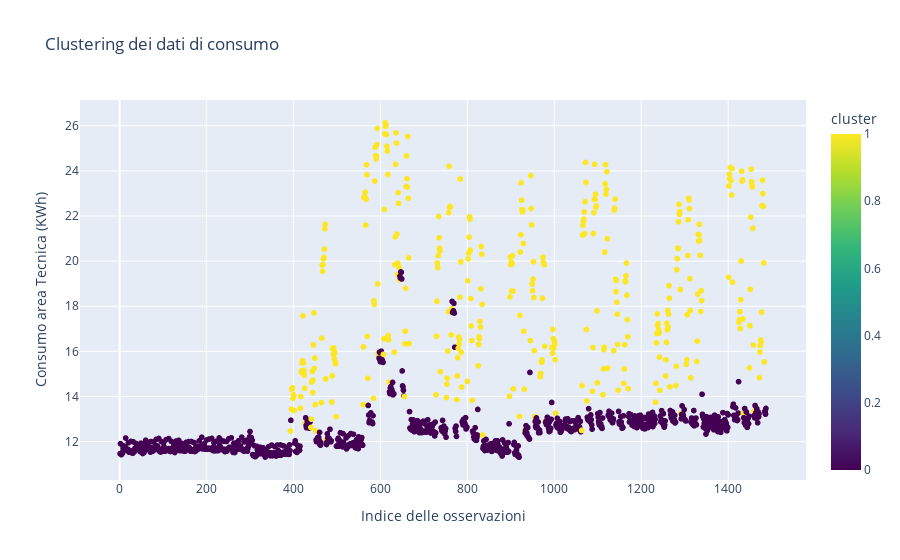

Here is the notebook cell this chart was saved with:
### Code cell
# Seleziona le colonne relevanti per il clustering
X = df[['m_Consumo_area_Tecnica_KWh', 'm_Consumo_GEN_ILL_Area_Serviz_Energy_KWh',
        'm_Consumo_GEN_Luci_Area_Energy_KWh', 'm_Consumo_GEN_Prese_Loc_Servizio_Energy_KWh']]

# Normalizza i dati
scaler = StandardScaler()
X_scaled = scaler.fit_transform(X)

# Applica l'algoritmo K-Means
kmeans = KMeans(n_clusters=2, random_state=42)
df['cluster'] = kmeans.fit_predict(X_scaled)

# Visualizza i risultati con Plotly
fig = px.scatter(df, x=df.index, y='m_Consumo_area_Tecnica_KWh', color='cluster',
                 labels={'m_Consumo_area_Tecnica_KWh': 'Consumo area Tecnica (KWh)', 'index': 'Indice delle osservazioni'},
                 title='Clustering dei dati di consumo', color_continuous_scale='Viridis')

fig.show()

### Figure 1 — Plotly figure (JSON) as saved in the notebook; plotly's stock layout.template omitted (floating-point values rounded to 4 significant figures; data arrays with more than 128 entries replaced by an {"elided": "..."} marker saying what was removed)
{"data": [{"hovertemplate": "Indice delle osservazioni=%{x}<br>Consumo area Tecnica (KWh)=%{y}<br>cluster=%{marker.color}<extra></extra>", "legendgroup": "", "marker": {"color": {"elided": "1487 int values"}, "coloraxis": "coloraxis", "symbol": "circle"}, "mode": "markers", "name": "", "showlegend": false, "type": "scattergl", "x": {"elided": "1487 int values"}, "xaxis": "x", "y": {"elided": "1487 float values"}, "yaxis": "y"}], "layout": {"coloraxis": {"colorbar": {"title": {"text": "cluster"}}, "colorscale": [[0, "#440154"], [0.1111, "#482878"], [0.2222, "#3e4989"], [0.3333, "#31688e"], [0.4444, "#26828e"], [0.5556, "#1f9e89"], [0.6667, "#35b779"], [0.7778, "#6ece58"], [0.8889, "#b5de2b"], [1, "#fde725"]]}, "legend": {"tracegroupgap": 0}, "title": {"text": "Clustering dei dati di consumo"}, "xaxis": {"anchor": "y", "domain": [0, 1], "title": {"text": "Indice delle osservazioni"}}, "yaxis": {"anchor": "x", "domain": [0, 1], "title": {"text": "Consumo area Tecnica (KWh)"}}}}
